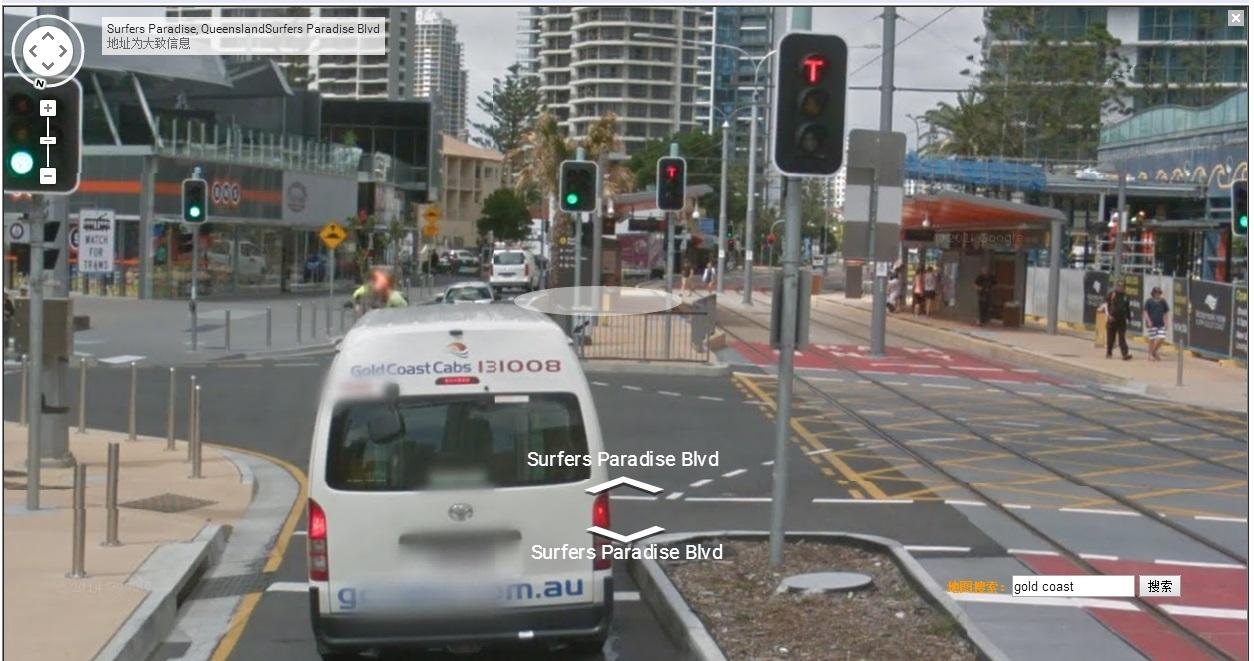
#> input picture traffic lighgt/light7.jpg, 1254 x 661 px
$ python trafficLightWild.py   (older library calls are emulated)
#> lines starting #> are read from the running program, lines starting #| are printed output that depends on the picture; after the words box and inside, x2 and y2 are one past the last pixel; in counts of white or black regions, pixels touching at a corner belong together; long printed decimals are rounded
import cv2
import numpy as np


image = cv2.imread("light7.jpg") # 根据路径读取一张图片
#> image is the input picture: shape (661, 1254, 3); mean B, G, R 115.4, 118.7, 120.4
shapes=image.shape
#> shapes = (661, 1254, 3)
print(shapes)
#| (661, 1254, 3)
propotion=shapes[0]*shapes[1]
#> propotion = 828894
# print(type(origin),origin.dtype,origin.shape)
cv2.imshow('image2',image)
image = cv2.GaussianBlur(image, (7,7), 0)
hsv = cv2.cvtColor(image, cv2.COLOR_BGR2HSV) # BGR转HSV
#> hsv: shape (661, 1254, 3); mean H, S, V 63.5, 29.5, 124.9
end=image.copy()


# 绿色的范围
def getGreen(image):
# [4 lines of commented-out code are left out]
    lower_green = np.array([60, 40, 150])
    upper_green = np.array([95, 255, 255])
    return {'green':getRange(image,lower_green,upper_green)}

# 红色的范围
def getRed(image):
#     low_red = np.array([0, 56, 90])
#     high_red = np.array([9, 203, 255])
    low_red = np.array([160, 80, 145])
    high_red = np.array([255, 255, 255])
    return {'red':getRange(image,low_red,high_red)}

# 绿色的范围
def getYellow(image):
#     low_yellow = np.array([16, 20, 200])
#     high_yellow = np.array([36, 235, 255])
    low_yellow = np.array([15, 100, 125])
    high_yellow = np.array([30, 255, 255])
    return {'yellow':getRange(image,low_yellow,high_yellow)}

def getRange(image,low,high):
# cv2.inRange函数设阈值，去除背景部分
    mask = cv2.inRange(image, low, high)
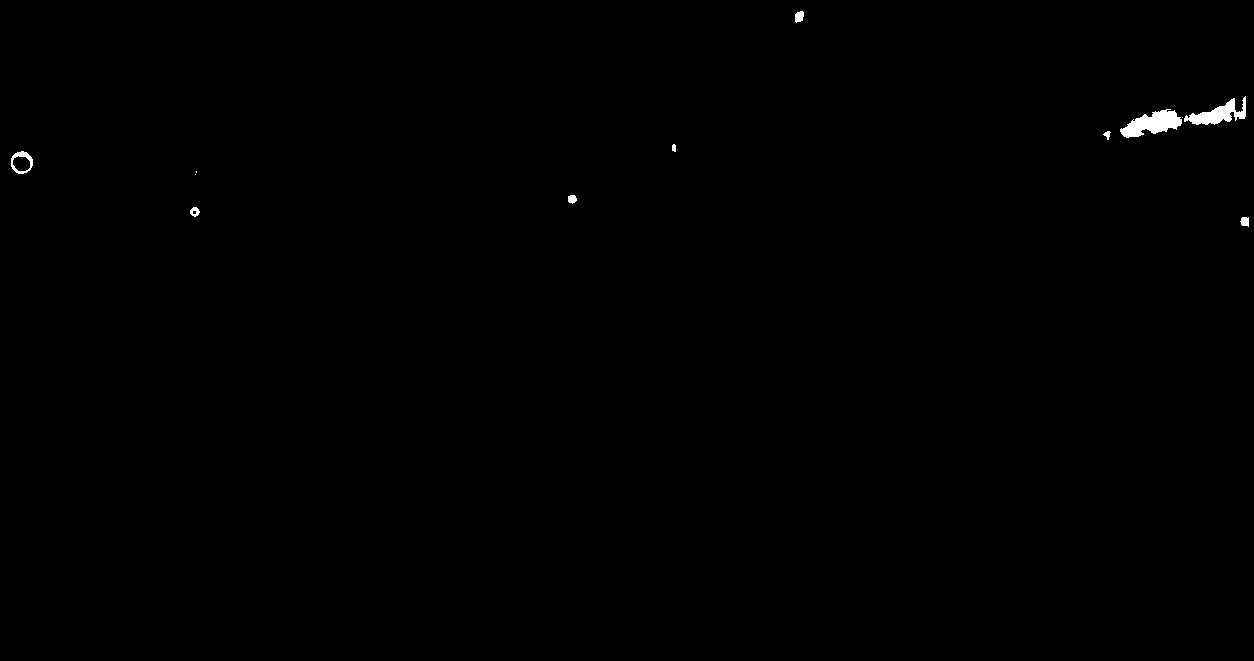
#> mask: shape (661, 1254); 0.28% white; 12 white regions (3 under 20 px), largest, box (x1, y1, x2, y2) and area: (1120, 109, 1182, 138) 992, (1184, 96, 1246, 125) 770, (11, 151, 33, 174) 196
    return cv2.bitwise_and(image, image, mask=mask)

def deNoise(img):
#灰度化
    gray=cv2.cvtColor(img,cv2.COLOR_BGR2GRAY)
# 腐蚀
    erode=cv2.erode(img,(100,100),iterations=4)
# 膨胀
    dilate=cv2.dilate(erode,(100,100),iterations=4)
#降噪（模糊处理用来减少瑕疵点）
    blur = cv2.blur(dilate, (5,5))
# 边缘检测
    canny = cv2.Canny(blur, 150, 240)
    kernel = cv2.getStructuringElement(cv2.MORPH_ELLIPSE, (150, 150))
# 闭操作
    closed = cv2.morphologyEx(canny, cv2.MORPH_CLOSE, kernel)
    cv2.imshow('closed',closed)
    cv2.imwrite('closed.jpg',closed)
    return closed

def getPositions(img):
    cv2.imshow('image多点',img)
    ret,thresh = cv2.threshold(img,127,255,0)
    tmp,contours,hierarchy=cv2.findContours(thresh,1,2)
    if contours and cv2.contourArea(contours[0])/propotion >0.000001 and cv2.contourArea(contours[0])/propotion < 0.001:
        print('--------')
        cnt=contours[0]
        # 轮廓面积
        area=cv2.contourArea(cnt)
        # 轮廓周长
        perimeter = cv2.arcLength(cnt,True)
        # 轮廓近似
        epsilon=0.1*cv2.arcLength(cnt,True)
        approx = cv2.approxPolyDP(cnt,epsilon,True)
        k=cv2.isContourConvex(cnt)
        x,y,w,h=cv2.boundingRect(cnt)
        cv2.rectangle(end,(x,y),(x+w,y+h),(0,255,0),2)
        print('是否是闭合区域',k)
#         最小外切圆
        (x,y),radius = cv2.minEnclosingCircle(cnt)
        center = (int(x),int(y))
        radius = int(radius)
        cv2.circle(end,center,radius,(0,0,255),2)
        cv2.rectangle(end, (int(x-radius),int(y-radius)), (int(x+radius),int(y+radius)), (0, 255, 0), 2)
        cv2.imshow('end',end)
        return [int(y-radius),int(y+radius),int(x-radius),int(x+radius)]
    else:
        return 0


colors=[]
colors.append(getGreen(hsv))
colors.append(getRed(hsv))
#> in getRange (call 2), `mask = cv2.inRange(image, low, high)`:
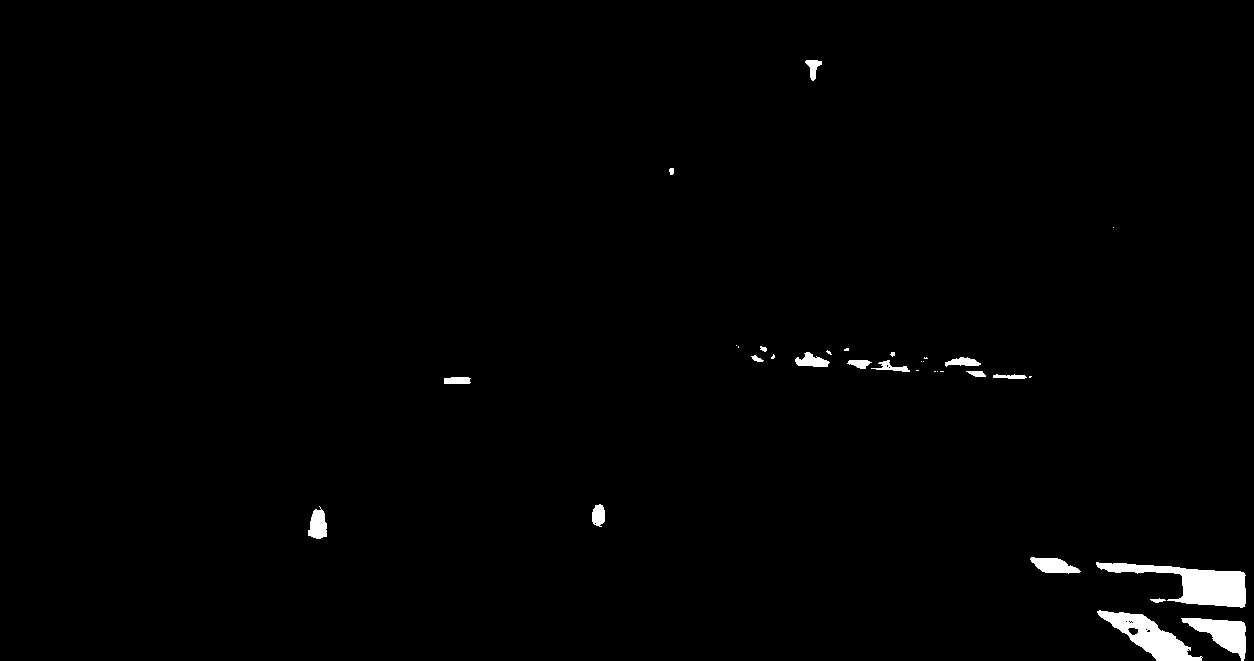
#> mask: shape (661, 1254); 1.1% white; 33 white regions (15 under 20 px), largest, box (x1, y1, x2, y2) and area: (1096, 562, 1246, 608) 2918, (1097, 610, 1203, 661) 2130, (1181, 618, 1246, 661) 1318
colors.append(getYellow(hsv))
#> in getRange (call 3), `mask = cv2.inRange(image, low, high)`:
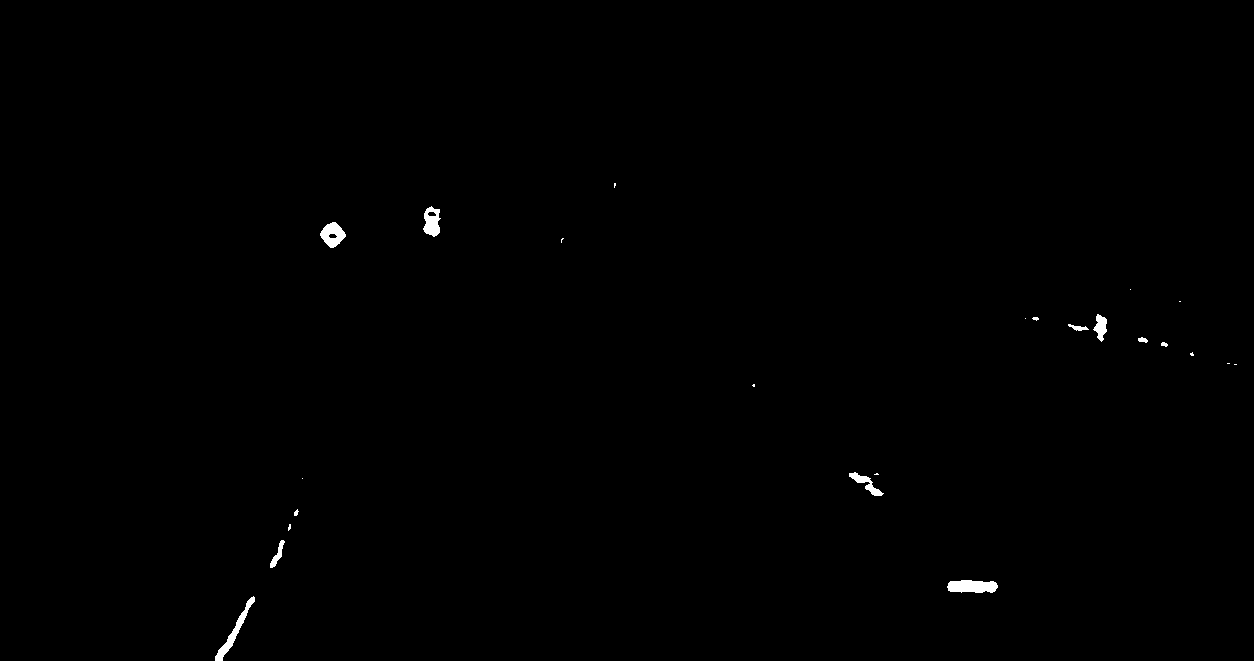
#> mask: shape (661, 1254); 0.32% white; 24 white regions (13 under 20 px), largest, box (x1, y1, x2, y2) and area: (947, 580, 998, 593) 545, (215, 596, 255, 661) 462, (320, 222, 346, 248) 410
# 节省时间复杂度

areas=[]
sumResult=0
for i in range(len(colors)):
    closed = deNoise(list(colors[i].values())[0])
    coordinate = getPositions(closed)
    if isinstance(coordinate,list):
        HSV=end[coordinate[0]:coordinate[1],coordinate[2]:coordinate[3]:]
        HSV = cv2.cvtColor(HSV, cv2.COLOR_BGR2HSV)
        H, S, V = cv2.split(HSV)
        v = np.mean(V)
        sumResult+=v
        areas.append((list(colors[i].keys())[0],v))
    else:
        areas.append((list(colors[i].keys())[0],0))
#> this loop made 3 passes
#> (area in getPositions, perimeter in getPositions, epsilon in getPositions, approx in getPositions, k in getPositions, w in getPositions) on passes 1, 3: (63.5, 33.41, 3.34, [[190, 212], [190, 220], [199, 219], [199, 212]], False, 10), (822, 129.4, 12.94, [[949, 585], [973, 615], [996, 593]], False, 48)
#> coordinate on pass 2: 0
#| --------
#| 是否是闭合区域 False
#| --------
#| 是否是闭合区域 False
#> HSV: shape (46, 46, 3); mean H, S, V 60.3, 112.3, 202
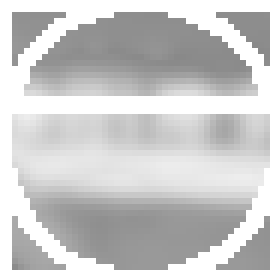
#> V: shape (46, 46) (shown 6 times larger); min 137, max 255, mean 202
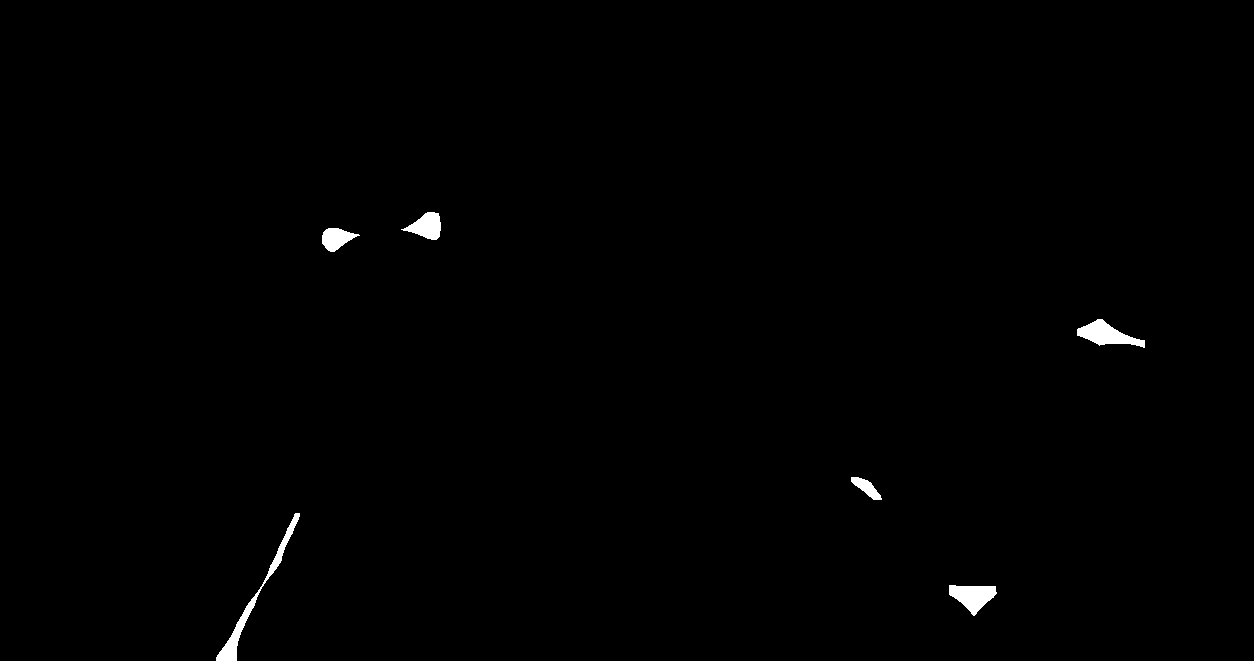
#> closed: shape (661, 1254); 0.54% white; 6 white regions, box (x1, y1, x2, y2) and area: (216, 513, 300, 661) 1161, (1077, 319, 1145, 348) 957, (949, 585, 997, 616) 879, (401, 212, 441, 240) 654, (322, 228, 360, 252) 540, (851, 477, 882, 500) 326
#> after the loop, areas = [('green', 221.9), ('red', 0), ('yellow', 202)]; sumResult = 423.8

# 按颜色值的大小排序
areas=sorted(areas,key=lambda x : (x[1]),reverse=True)
#> areas = [('green', 221.9), ('yellow', 202), ('red', 0)]
print(areas)
#| [('green', 221.854), ('yellow', 201.981), ('red', 0)]
if int(areas[0][1]) != 0:
    print('The current color is:',areas[0][0])
#| The current color is: green
else:
    print('没有交通灯')
cv2.waitKey(0)
cv2.destroyAllWindows()

$ run again, with traffic lighgt/light3.jpg copied over traffic lighgt/light7.jpg
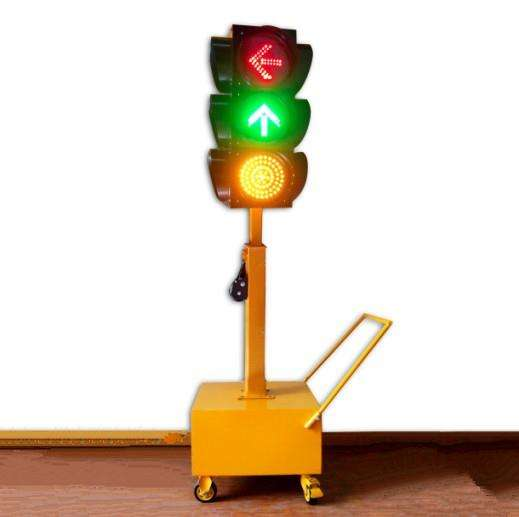
#> input picture traffic lighgt/light3.jpg, 519 x 517 px
#> image is the input picture: shape (517, 519, 3); mean B, G, R 195.9, 211.8, 224.2
#| (517, 519, 3)
#> hsv: shape (517, 519, 3); mean H, S, V 10.2, 52.3, 226.8
#> in getRange, `mask = cv2.inRange(image, low, high)`:
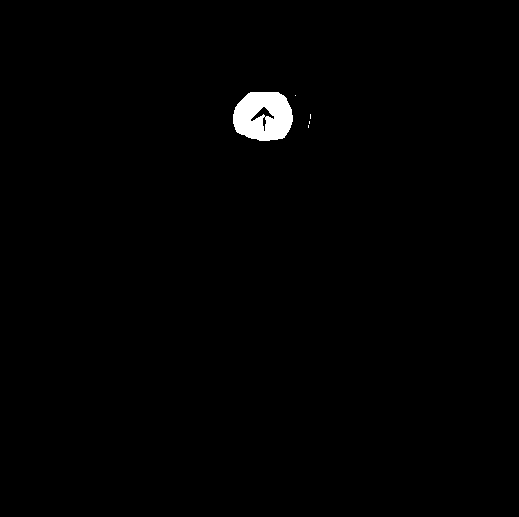
#> mask: shape (517, 519); 0.86% white; 5 white regions (4 under 20 px), largest, box (x1, y1, x2, y2) and area: (233, 92, 293, 141) 2287
#> mask: shape (517, 519); 0.27% white; 1 white region, box (x1, y1, x2, y2) and area: (246, 40, 284, 75) 733
#> mask: shape (517, 519); 7.6% white; 14 white regions (9 under 20 px), largest, box (x1, y1, x2, y2) and area: (0, 283, 392, 501) 16910, (222, 145, 297, 203) 2774, (245, 207, 258, 235) 243, (244, 251, 263, 278) 228, (251, 78, 281, 88) 69
#> the loop `for i in range(len(colors)):` made 3 passes
#> after the loop `for i in range(len(colors)):`:
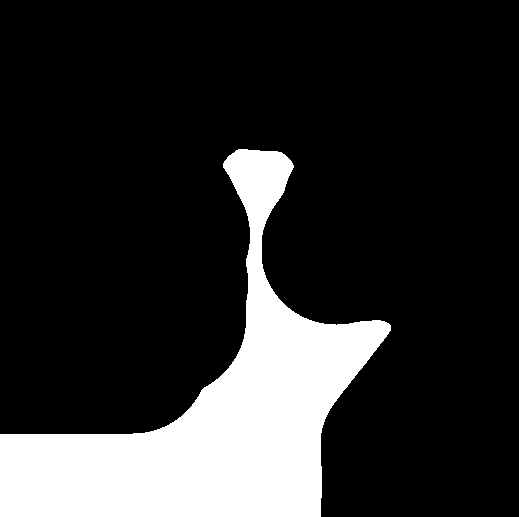
#> closed: shape (517, 519); 18.1% white; 1 white region, box (x1, y1, x2, y2) and area: (0, 149, 391, 517) 48462
#> after the loop `for i in range(len(colors)):`: areas = [('green', 0), ('red', 0), ('yellow', 0)]; sumResult = 0
#| [('green', 0), ('red', 0), ('yellow', 0)]
